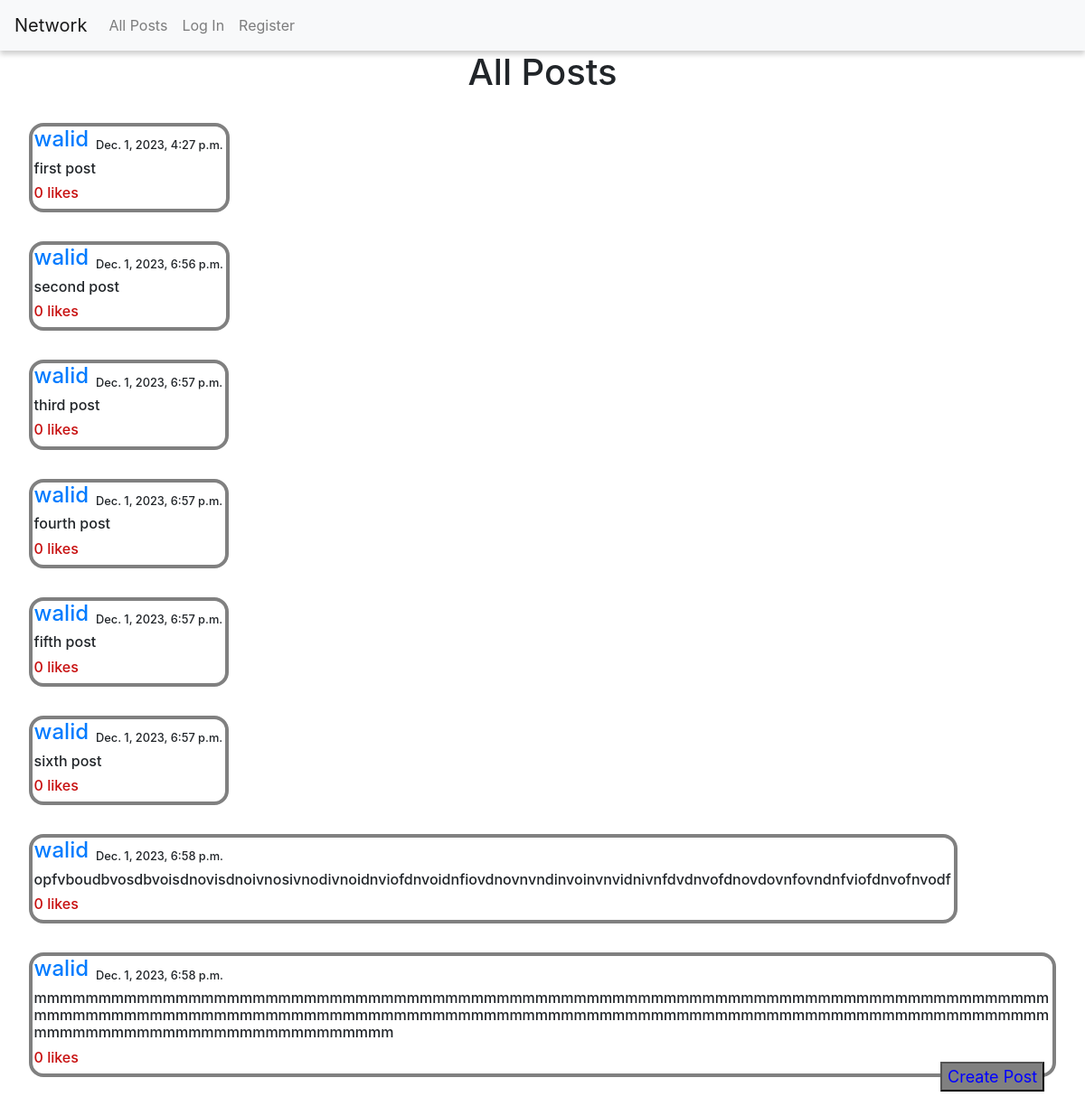
The page / on the database its author committed.
### network/models.py (models this page shows)
class Posts(models.Model):
    creator = models.ForeignKey(User, on_delete=models.CASCADE)
    contents = models.CharField(max_length=300)
    date_created = models.DateTimeField(auto_now_add=True)
    likes_num = models.IntegerField(default=0)

class User(AbstractUser):
    pass

### network/views.py (the view)
# urls.py: path("", views.index, name="index"),
def index(request):
    if request.method == "POST":
        if request.user.is_authenticated:
            contents = request.POST["contents"]
            user = request.user
            post = Posts.objects.create(creator=user, contents=contents)
            post.save()
            return render(request, "network/index.html", {
                "posts": Posts.objects.all()
            })
        else:
            return render(request, "network/login.html")
    else:
        return render(request, "network/index.html", {
                "posts": Posts.objects.all()
            })

### network/templates/network/index.html
{% extends "network/layout.html" %}
{% block body %}
        {% if posts %}
        <h1 id="all_posts">All Posts</h1>
        {% for post in posts %}
        <div id="post_content">
            <div id="creator_post">
                <h4 id="creator"><a href="{% url "profile" post.creator %}">{{ post.creator }}</a></h4>
                <h5 id="date">{{ post.date_created }}</h5></div>
            <h6>{{ post.contents }}</h6>
            <h6 id="likes_num">{{post.likes_num}} likes</h6>
        </div>
        {% endfor %}
        {% else %}
        <h1>No posts</h1>
        {% endif %}
    <div id="create_post"><button id="create_post_btn"><a id="create_post_btn" href="{% url 'create_post' %}">Create Post</a></button></div>
{% endblock %}

### network/static/network/styles.css (style rules this page uses)
#create_post { width: 9rem; font-size: large; right: 1rem; bottom: 1rem; position: fixed; }
#create_post_btn { background-color: grey; color: blue; }
#all_posts { display: flex; justify-content: center; }
#post_content { margin: 2rem; border: 0.3rem solid; border-radius: 1rem; border-color: grey; max-width: fit-content; white-space: normal; word-wrap: break-word; }
#creator_post { display: flex; margin-left: 0.1rem; }
#date { display: flex; flex-direction: column-reverse; font-size: 0.8rem; margin-left: 0.5rem; margin-right: 0.2rem; }
h6 { margin-left: 0.1rem; margin-right: 0.2rem; }
#likes_num { color: #c70e0e; }
#creator { color: #2f2ffb; }

### rows shown on the page
Posts: creator "walid", date_created "Dec. 1, 2023, 4:27 p.m.", contents "first post", likes_num "0"
Posts: creator "walid", date_created "Dec. 1, 2023, 6:56 p.m.", contents "second post", likes_num "0"
Posts: creator "walid", date_created "Dec. 1, 2023, 6:57 p.m.", contents "third post", likes_num "0"
Posts: creator "walid", date_created "Dec. 1, 2023, 6:57 p.m.", contents "fourth post", likes_num "0"
Posts: creator "walid", date_created "Dec. 1, 2023, 6:57 p.m.", contents "fifth post", likes_num "0"
Posts: creator "walid", date_created "Dec. 1, 2023, 6:57 p.m.", contents "sixth post", likes_num "0"
Posts: creator "walid", date_created "Dec. 1, 2023, 6:58 p.m.", contents "opfvboudbvosdbvoisdnovisdnoivnosivnodivnoidnviofdnvoidnfiovdnovnvndinvoinvnvidnivnfdvdnvofdnovdovnfovndnfviofdnvofnvodf", likes_num "0"
Posts: creator "walid", date_created "Dec. 1, 2023, 6:58 p.m.", contents "mmmmmmmmmmmmmmmmmmmmmmmmmmmmmmmmmmmmmmmmmmmmmmmmmmmmmmmmmmmmmmmmmmmmmmmmmmmmmmmmmmmmmmmmmmmmmmmmmmmmmmmmmmmmmmmmmmmmmmmmmmmmmmmmmmmmmmmmmmmmmmmmmmmmmmmmmmmmmmmmmmmmmmmmmmmmmmmmmmmmmmmmmm", likes_num "0"
